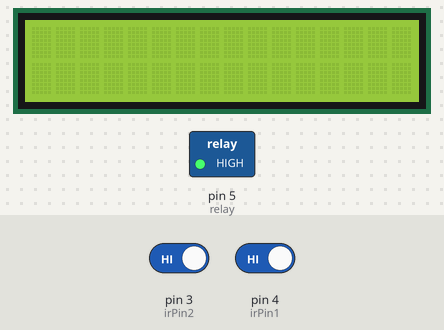
Bench run of a sketch on a simulated Arduino Uno, built with avr-gcc and run on an emulated ATmega328P. Parts: 16×2 character LCD, switched loads named in the sketch (green lamp = pin HIGH). The inputs (shaded band) are chosen by the test bench; at power-on: pin 3 (irPin2) HIGH, pin 4 (irPin1) HIGH. What the sketch prints to the serial monitor is not drawn.

Above: at 1.2 s.
1.3 s: pin 3 (irPin2) driven LOW and pin 4 (irPin1) driven LOW
At 4.2 s:
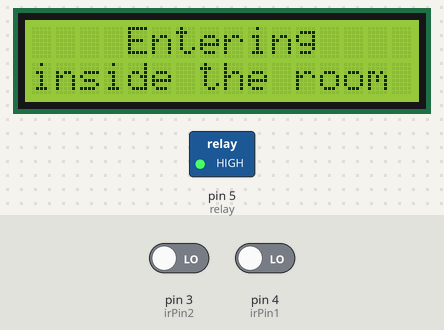
At 6.8 s:
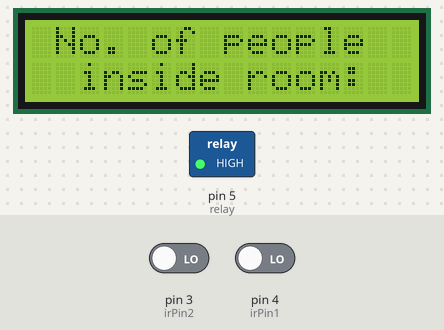
Timing chart, 0 to 10.8 s (numbered marks = the images above; inputs shaded):
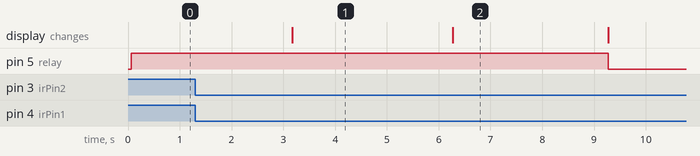

The sketch:

bidirectionalvisitorcounter.ino
```cpp
#include <LiquidCrystal.h>
#include <SoftwareSerial.h>
SoftwareSerial mySerial(0,1);
const int rs = 12, en = 11, d4 = 10, d5 = 9, d6 = 8, d7 = 7;
LiquidCrystal lcd(rs, en, d4, d5, d6, d7);
int relay = 5;
int irPin1=4;
int irPin2=3;
int count=0;
boolean state1 = true;
boolean state2 = true;
boolean insideState = false;
boolean outsideIr=false;
boolean isPeopleExiting=false;
int i=1;

void setup() {
mySerial.begin(9600);
Serial.begin(9600);
pinMode(irPin1, INPUT);
pinMode(irPin2, INPUT);
pinMode(relay, OUTPUT);
lcd.begin(16, 2);
}
void loop() {
    if (!digitalRead(irPin1) && i==1 && state1){
        outsideIr=true;
        delay(100);
        i++;
        state1 = false;
    }
    else if (!digitalRead(irPin2) && i==2 &&   state2){
        lcd.setCursor(0,0);
        lcd.print("    Entering    ");
        lcd.setCursor(0,1);
        lcd.print("inside the room");
        delay(3000);
        outsideIr=true;
        delay(100);
        i = 1 ;
        count++;
        lcd.clear();
        lcd.setCursor(0,0);
        lcd.print(" No. of people ");
        lcd.setCursor(0,1);
        lcd.print("  inside room:  ");
        delay(3000);
        lcd.clear();
        lcd.print(count);
        state2 = false;
    }
    else if (!digitalRead(irPin2) && i==1 && state2 ){
        outsideIr=true;
        delay(100);
        i = 2 ;
        state2 = false;
    }
    else if (!digitalRead(irPin1) && i==2 && state1 ){
        lcd.clear();
        lcd.setCursor(0,0);
        lcd.print("Exit from room");
        delay(3000);
        outsideIr=true;
        delay(100);
        count--;
        lcd.clear();
        lcd.setCursor(0,0);
        lcd.print(" No. of people ");
        lcd.setCursor(0,1);
        lcd.print("   inside room:  ");
        delay(3000);
        lcd.clear();
        lcd.print(count);
        i = 1;
        state1 = false;
    }
    if (digitalRead(irPin1)){
        state1 = true;
    }
    if (digitalRead(irPin2)){
        state2 = true;
    }
    if(count>=1){
        digitalWrite(relay,LOW);
    }
    else{
        digitalWrite(relay,HIGH);
    }
    if(count>=15){
        delay(1000);
        Serial.println("AT+CMGF=1");
        delay(1000);
        Serial.println("AT+CMGS=\"+919488448059\"\r");
        delay(1000);
        Serial.println("The count is above 15");
        delay(100);
        Serial.println((char)26);
        delay(1000);
    }
    else{
      Serial.println("Below 15");
      delay(1000);
    }
}
```

Measured:
- after the input at 1.3 s, pin 5 (relay): HIGH → LOW after 8.0 s; the display: changes after 1.9 s (image 1)
- what the display in image 1 shows lasts 3.1 s, from 3.2 s to 6.3 s
